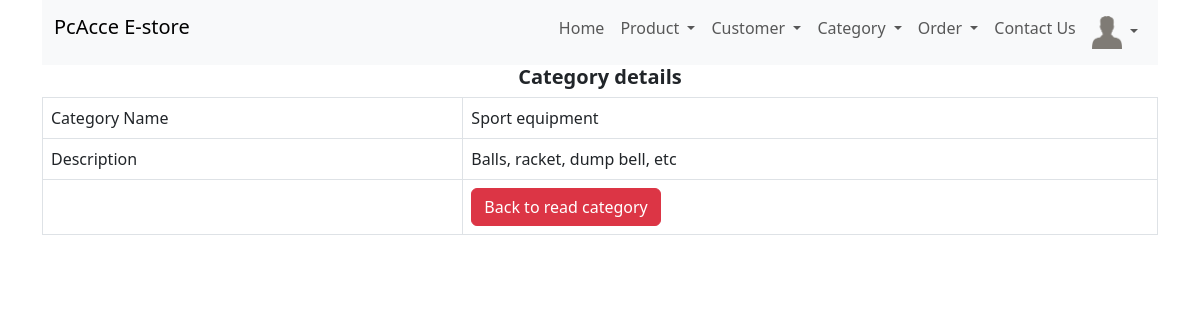
The app's page /category_read_one.php?id=1 (signed in), older data.
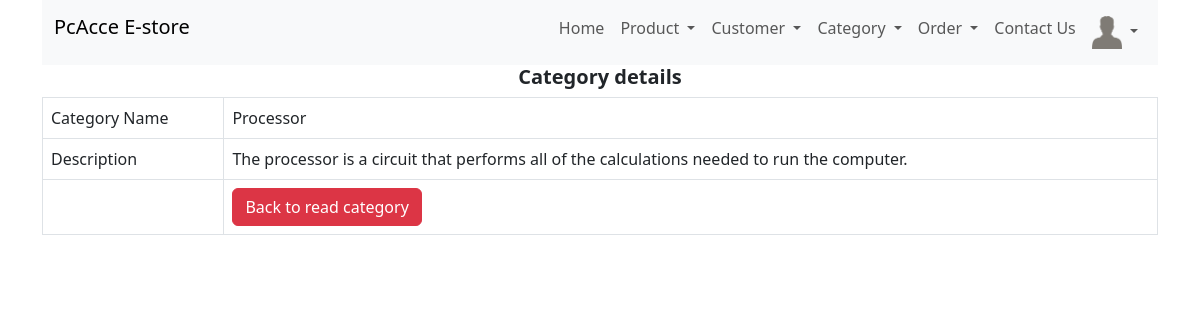
The same page, newer data.
### tables this page shows
CREATE TABLE `category` (
  `category_id` int(11) NOT NULL,
  `category_name` varchar(20) NOT NULL,
  `description` text NOT NULL
);

### category_read_one.php (the view, shortened to what this page needs)
<!DOCTYPE HTML>
<html>
<head>
    <link href="https://cdn.jsdelivr.net/npm/bootstrap@5.3.0/dist/css/bootstrap.min.css" rel="stylesheet">
</head>
<body>
    <div class="container">
        <?php
        include 'menu/menu.php';
        ?>
        <div class="text-center">
            <h5><strong>Category details</strong></h5>
        </div>
        <?php
        $id = isset($_GET['id']) ? $_GET['id'] : die('ERROR: Record ID not found.');
        include 'config/database.php';
        try {
            $query = "SELECT category_id, category_name, description FROM category WHERE category_id = :id ";
            $stmt = $con->prepare($query);
            $stmt->bindParam(":id", $id);
            $stmt->execute();
            $row = $stmt->fetch(PDO::FETCH_ASSOC);
            $category_name = $row['category_name'];
            $description = $row['description'];
        }
        catch (PDOException $exception) {
            die('ERROR: ' . $exception->getMessage());
        }
        ?>
        <table class='table table-hover table-responsive table-bordered'>
            <tr>
                <td>Category Name</td>
                <td><?php echo htmlspecialchars($category_name, ENT_QUOTES);  ?></td>
            </tr>
            <tr>
                <td>Description</td>
                <td><?php echo htmlspecialchars($description, ENT_QUOTES);  ?></td>
            </tr>
            <tr>
                <td></td>
                <td>
                    <a href='category_read.php' class='btn btn-danger'>Back to read category</a>
                </td>
            </tr>
        </table>
    </div>
</body>
</html>

Row changes from the older to the newer data that the page shows:
changed category: category_name "Sport equipment" → "Processor"; description "Balls, racket, dump bell, etc" → "The processor is a circuit that performs all of the calculations needed to run the computer."
